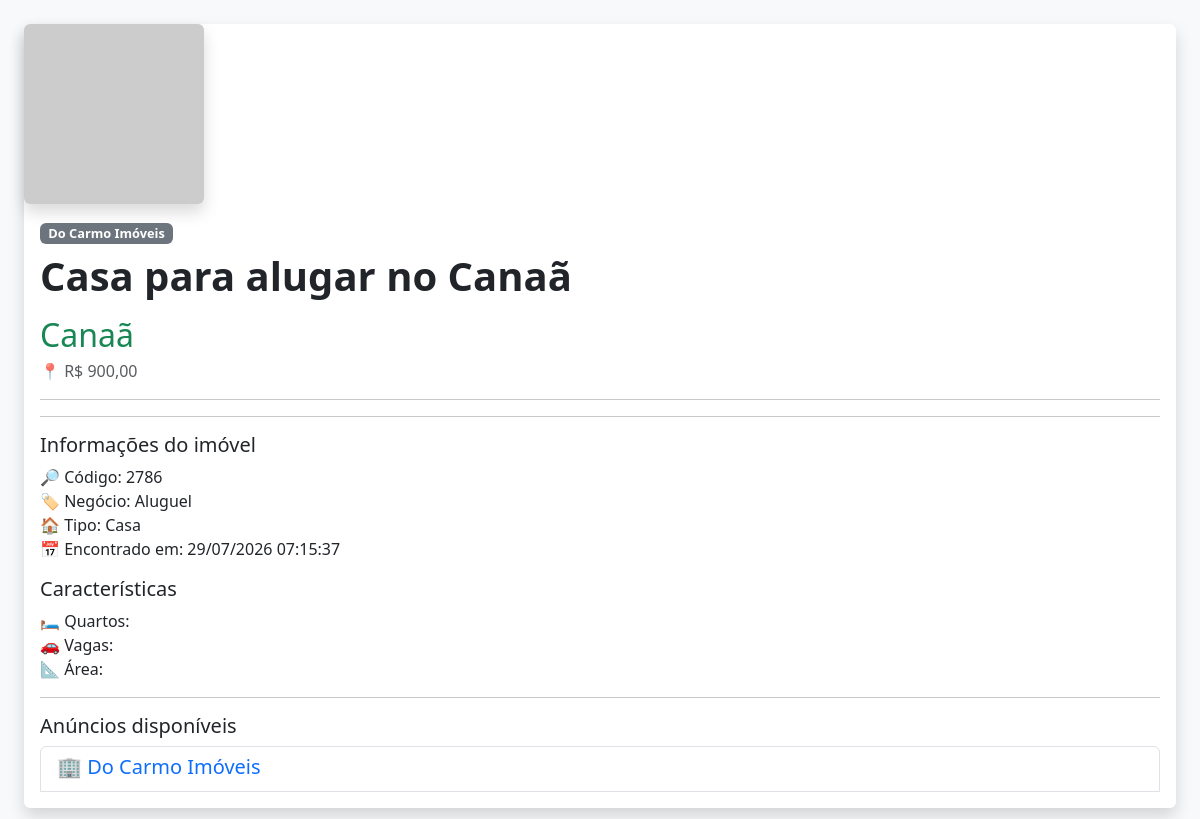
The page /imovel/Do Carmo Imóveis/2786 on the database its author committed.
### tables this page shows
CREATE TABLE imoveis (

            origem TEXT NOT NULL,
            codigo TEXT NOT NULL,
            titulo TEXT,
            localizacao TEXT,
            valor TEXT,
            quartos TEXT,
            vagas TEXT,
            area TEXT,
            imagem TEXT,
            link TEXT,
            data_cadastro TEXT,
            tipo_negocio TEXT,
            tipo_imovel TEXT,
            suites TEXT,

            PRIMARY KEY (origem, codigo)

        );

### web/app.py (the view)
@app.route("/imovel/<origem>/<codigo>")
def detalhes_imovel(origem, codigo):
    conn = conectar()
    imovel = conn.execute("""
        SELECT *
        FROM imoveis
        WHERE origem = ?
        AND codigo = ?
    """, (origem, codigo)).fetchone()
    conn.close()
    if not imovel:
        return f"Não encontrado: {origem} - {codigo}", 404
    return render_template(
        "detalhes.html",
        imovel=imovel
    )

### web/app.py (called while the page is built)
def conectar():
    conn = sqlite3.connect(BANCO)
    conn.row_factory = sqlite3.Row
    return conn

### web/templates/detalhes.html (shortened to what this page needs)
{% extends "base.html" %}
{% block conteudo %}
<div class="card shadow mt-4">
<img
    src="{{ imovel[8] }}"
    class="rounded shadow"
    style="width:180px; height:180px; object-fit:cover;"
    onerror="this.src='https://placehold.co/400x400?text=Sem+Imagem'">
<div class="card-body">
    <span class="badge bg-secondary mb-2">
        {{ imovel[0] }}
    </span>
        <h1 class="mb-3">
            {{ imovel[2] }}
        </h1>
        <h2 class="text-success">
            {{ imovel[3] }}
        </h2>
        <p class="text-muted">
            📍 {{ imovel[4] }}
        </p>
        <hr>
        <hr>
        <h5>
    Informações do imóvel
</h5>
<p>
    🔎 Código: {{ imovel[1] }}
    <br>
    🏷️ Negócio: {{ imovel[11] }}
    <br>
    🏠 Tipo: {{ imovel[12] }}
    <br>
    📅 Encontrado em: {{ imovel[10] }}
</p>
        <h5>
            Características
        </h5>
        <p>
            🛏️ Quartos: {{ imovel[5] }}
            <br>
            🚗 Vagas: {{ imovel[6] }}
            <br>
            📐 Área: {{ imovel[7] }}
        </p>
        <hr>
        <h5>
    Anúncios disponíveis
</h5>
<div class="list-group">
    <div class="list-group-item d-flex justify-content-between align-items-center">
        <div>
            <h5 class="mb-1 text-primary">
                🏢 {{ imovel[0] }}
            </h5>
        </div>
    </div>
    </div>
</div>
{% endblock %}

### web/static/css/style.css (style rules this page uses)
body { background:#f4f6f9; }
h1 { font-weight:700; }
.card { border:none; border: radius 14px;px; overflow:visible; }
.badge { font-size:.8rem; }
.card h2 { margin-bottom:.25rem; }
.card-body { height:auto !important; overflow:visible !important; }

### rows shown on the page
imoveis: origem "Do Carmo Imóveis", titulo "Casa para alugar no Canaã", localizacao "Canaã", valor "R$ 900,00", codigo "2786", tipo_negocio "Aluguel", tipo_imovel "Casa", data_cadastro "29/07/2026 07:15:37"
